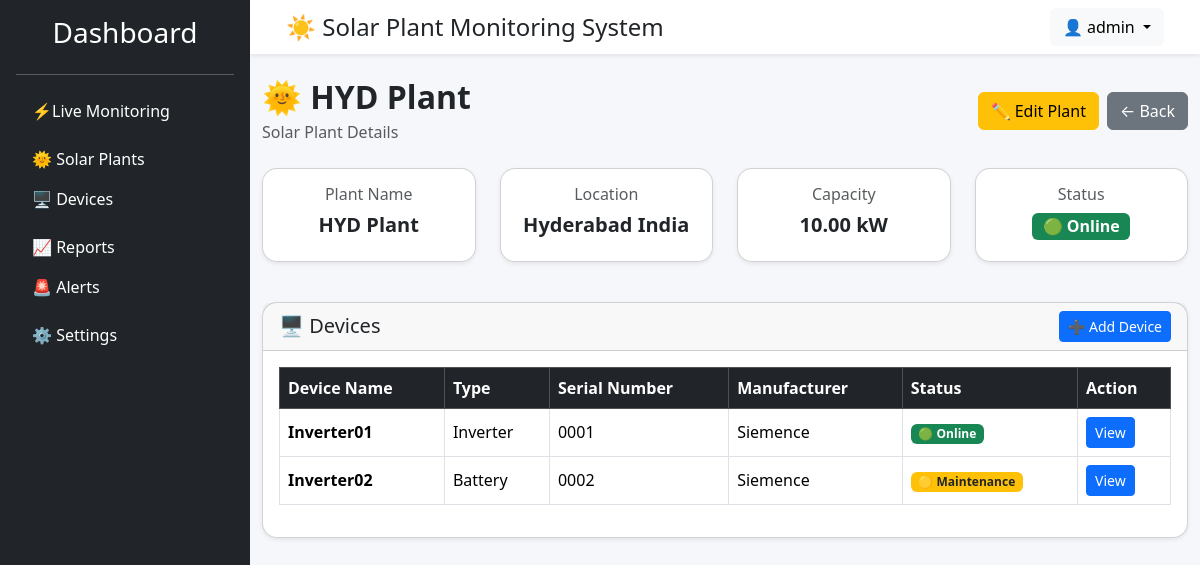
Screenshot of /devices/plants/1/ (signed in) with the database file from the repository.
### accounts/models.py (models this page shows, shortened)
class User(AbstractUser):
    ROLE_CHOICES = [
        ('ADMIN', 'Admin'),
        ('ENGINEER', 'Engineer'),
        ('VIEWER', 'Viewer'),
    ]
    role = models.CharField(
        max_length=20,
        choices=ROLE_CHOICES,
        default='VIEWER'
    )
    created_at = models.DateTimeField(auto_now_add=True)
    updated_at = models.DateTimeField(auto_now=True)

### devices/models.py (models this page shows, shortened)
class SolarPlant(models.Model):
    STATUS_CHOICES = [
        ("ONLINE", "Online"),
        ("OFFLINE", "Offline"),
        ("MAINTENANCE", "Maintenance"),
    ]
    plant_name = models.CharField(max_length=100)
    location = models.CharField(max_length=255)
    capacity_kw = models.DecimalField(max_digits=10, decimal_places=2)
    status = models.CharField(
        max_length=20,
        choices=STATUS_CHOICES,
        default="ONLINE",
    )
    created_at = models.DateTimeField(auto_now_add=True)
    updated_at = models.DateTimeField(auto_now=True)
    class Meta:
        ordering = ["plant_name"]
        verbose_name = "Solar Plant"
        verbose_name_plural = "Solar Plants"

class Device(models.Model):
    DEVICE_TYPES = [
        ("INVERTER", "Inverter"),
        ("METER", "Energy Meter"),
        ("BATTERY", "Battery"),
        ("WEATHER", "Weather Station"),
        ("SENSOR", "Sensor"),
    ]
    STATUS_CHOICES = [
        ("ONLINE", "Online"),
        ("OFFLINE", "Offline"),
        ("MAINTENANCE", "Maintenance"),
    ]
    plant = models.ForeignKey(
        SolarPlant,
        on_delete=models.CASCADE,
        related_name="devices"
    )
    device_name = models.CharField(max_length=100)
    serial_number = models.CharField(
        max_length=100,
        unique=True
    )
    manufacturer = models.CharField(max_length=100)
    model = models.CharField(max_length=100)
    device_type = models.CharField(
        max_length=20,
        choices=DEVICE_TYPES
    )
    status = models.CharField(
        max_length=20,
        choices=STATUS_CHOICES,
        default="ONLINE"
    )
    installed_on = models.DateField()
    created_at = models.DateTimeField(auto_now_add=True)
    updated_at = models.DateTimeField(auto_now=True)
    class Meta:
        ordering = ["device_name"]

### devices/views.py (the view)
@login_required
def plant_detail(request, pk):
    plant = get_object_or_404(
        SolarPlant,
        pk=pk
    )
    devices = plant.devices.all()
    return render(
        request,
        "devices/plant_detail.html",
        {
            "plant": plant,
            "devices": devices,
        },
    )

### templates/devices/plant_detail.html (shortened to what this page needs)
{% extends 'base.html' %}
{% block content %}
<div class="d-flex justify-content-between align-items-center mb-4">
    <div>
        <h2 class="fw-bold mb-1">
            🌞 {{ plant.plant_name }}
        </h2>
        <p class="text-muted mb-0">
            Solar Plant Details
        </p>
    </div>
    <div class="d-flex gap-2">
        <a
            href="{% url 'devices:plant_update' plant.pk %}"
            class="btn btn-warning">
            ✏️ Edit Plant
        </a>
        <a
            href="{% url 'devices:plant_list' %}"
            class="btn btn-secondary">
            ← Back
        </a>
    </div>
</div>
<div class="row mb-4">
    <div class="col-md-3 mb-3">
        <div class="card shadow-sm h-100">
            <div class="card-body text-center">
                <h6 class="text-muted">
                    Plant Name
                </h6>
                <h5 class="fw-bold">
                    {{ plant.plant_name }}
                </h5>
            </div>
        </div>
    </div>
    <div class="col-md-3 mb-3">
        <div class="card shadow-sm h-100">
            <div class="card-body text-center">
                <h6 class="text-muted">
                    Location
                </h6>
                <h5 class="fw-bold">
                    {{ plant.location }}
                </h5>
            </div>
        </div>
    </div>
    <div class="col-md-3 mb-3">
        <div class="card shadow-sm h-100">
            <div class="card-body text-center">
                <h6 class="text-muted">
                    Capacity
                </h6>
                <h5 class="fw-bold">
                    {{ plant.capacity_kw }} kW
                </h5>
            </div>
        </div>
    </div>
    <div class="col-md-3 mb-3">
        <div class="card shadow-sm h-100">
            <div class="card-body text-center">
                <h6 class="text-muted">
                    Status
                </h6>
                {% if plant.status == "ONLINE" %}
                    <span class="badge bg-success fs-6">
                        🟢 Online
                    </span>
                {% elif plant.status == "OFFLINE" %}
                    <span class="badge bg-danger fs-6">
                        🔴 Offline
                    </span>
                {% else %}
                    <span class="badge bg-warning text-dark fs-6">
                        🟡 Maintenance
                    </span>
                {% endif %}
            </div>
        </div>
    </div>
</div>
<div class="card shadow-sm">
    <div class="card-header d-flex justify-content-between align-items-center">
        <h5 class="mb-0">
            🖥️ Devices
        </h5>
        <a
            href="{% url 'devices:device_create' %}"
            class="btn btn-primary btn-sm">
            ➕ Add Device
        </a>
    </div>
    <div class="card-body">
        {% if devices %}
            <div class="table-responsive">
                <table class="table table-bordered table-hover align-middle">
                    <thead class="table-dark">
                        <tr>
                            <th>Device Name</th>
                            <th>Type</th>
                            <th>Serial Number</th>
                            <th>Manufacturer</th>
                            <th>Status</th>
                            <th>Action</th>
                        </tr>
                    </thead>
                    <tbody>
                    {% for device in devices %}
                        <tr>
                            <td>
                                <strong>
                                    {{ device.device_name }}
                                </strong>
                            </td>
                            <td>
                                {{ device.get_device_type_display }}
                            </td>
                            <td>
                                {{ device.serial_number }}
                            </td>
                            <td>
                                {{ device.manufacturer }}
                            </td>
                            <td>
                                {% if device.status == "ONLINE" %}
                                    <span class="badge bg-success">
                                        🟢 Online
                                    </span>
                                {% elif device.status == "OFFLINE" %}
                                    <span class="badge bg-danger">
                                        🔴 Offline
                                    </span>
                                {% else %}
                                    <span class="badge bg-warning text-dark">
                                        🟡 Maintenance
                                    </span>
                                {% endif %}
                            </td>
                            <td>
                                <a
                                    href="{% url 'devices:device_detail' device.pk %}"
                                    class="btn btn-sm btn-primary">
                                    View
                                </a>
                            </td>
                        </tr>
                    {% endfor %}
                    </tbody>
                </table>
            </div>
        {% endif %}
    </div>
</div>
{% endblock %}

### templates/components/navbar.html (shortened to what this page needs)
<nav class="navbar navbar-expand-lg bg-white shadow-sm px-4">
    <div class="container-fluid">
        <h4 class="mb-0">☀️ Solar Plant Monitoring System</h4>
        <div class="dropdown">
            <button
                class="btn btn-light dropdown-toggle"
                data-bs-toggle="dropdown">
                👤 {{ request.user.username }}
            </button>
        </div>
    </div>
</nav>

### static/css/dashboard.css (style rules this page uses)
body { background:#f5f7fa; }
.card { border-radius:15px; transition:.3s; }
.card h6 { color:#6c757d; }

### rows the page displays
User: user.username "admin"
SolarPlant: plant_name "HYD Plant", location "Hyderabad India", capacity_kw "10.00"
Device: device_name "Inverter01", device_type "Inverter", serial_number "0001", manufacturer "Siemence", status "🟢 Online"
Device: device_name "Inverter02", device_type "Battery", serial_number "0002", manufacturer "Siemence", status "🟡 Maintenance"
